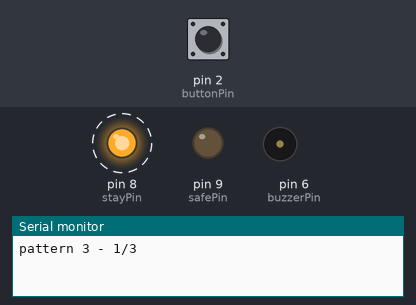
Bench run of a sketch on a simulated Arduino Uno, built with avr-gcc and run on an emulated ATmega328P. Shown: output pins drawn as LEDs (lit = HIGH), buzzer (waves = sounding), the last lines printed to the serial monitor. Dashed ring = blinking. The inputs (shaded band) are chosen by the test bench; at power-on: pin 2 (buttonPin) LOW.

Above: at 1.2 s.
1.3 s: pin 2 (buttonPin) pulled HIGH for 0.15 s
At 1.8 s:
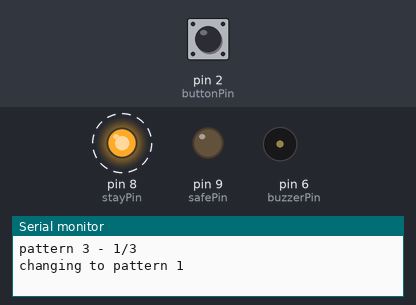
4.4 s: pin 2 (buttonPin) pulled HIGH for 1 s
At 5.8 s:
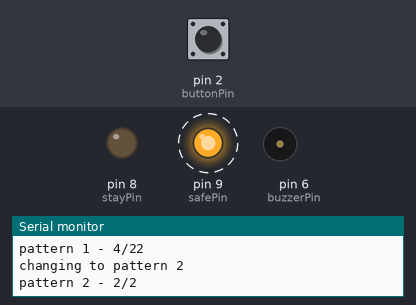
8.4 s: pin 2 (buttonPin) pulled HIGH for 0.15 s
At 9.3 s:
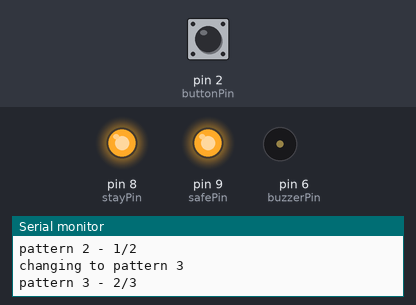
11.5 s: pin 2 (buttonPin) pulled HIGH for 3.2 s
At 12.8 s:
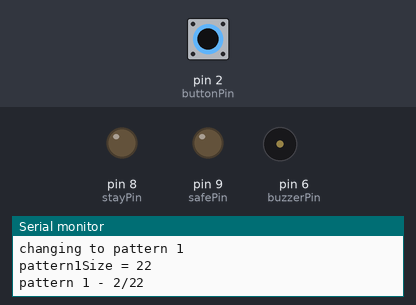
17.5 s: pin 2 (buttonPin) pulled HIGH for 0.15 s
At 18.7 s:
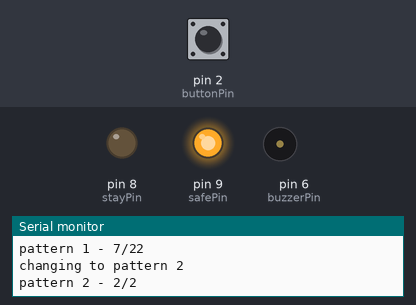
Timing chart, 0 to 21.5 s (numbered marks = the images above; inputs shaded):
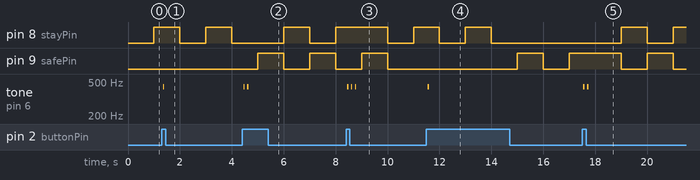

Measured:
- after the input at 1.3 s, pin 9 (safePin): stays LOW (without the input it goes to HIGH after 0.70 s); tone on pin 6 (buzzerPin): silent → 440 Hz after 0.05 s, → silent 0.05 s later
- after the input at 4.4 s, pin 8 (stayPin): LOW → HIGH after 1.6 s, → LOW 1.0 s later, → HIGH 1.0 s later; tone on pin 6 (buzzerPin): alternates 440 Hz for 0.05 s and silent for 0.10 s, 4 changes in all, then stays silent, starting after 0.05 s
- after the input at 8.4 s, pin 9 (safePin): goes on until 10.0 s, then stays LOW; tone on pin 6 (buzzerPin): alternates 440 Hz for 0.05 s and silent for 0.10 s, 6 changes in all, then stays silent, starting after 0.05 s
- after the input at 11.5 s, tone on pin 6 (buzzerPin): silent → 440 Hz after 0.05 s, → silent 0.05 s later
- after the input at 17.5 s, tone on pin 6 (buzzerPin): alternates 440 Hz for 0.05 s and silent for 0.10 s, 4 changes in all, then stays silent, starting after 0.05 s

The sketch:

stay-safe.ino
```cpp
// (licence header left out)
// constants won't change. They're used here to set pin numbers:
const int buttonPin = 2;     // the number of the pushbutton pin
const int buzzerPin = 6;     // the current mode will be signalled on the buzzer
const int stayPin =  8;      // the number of the LED pin
const int safePin =  9;      // the number of the LED pin

int mode = 3; // there are 2 operating mode. pushing button toggles between them
int counter = 0; // to keep track of where in the pattern we are

// Generally, you should use "unsigned long" for variables that hold time
// The value will quickly become too large for an int to store
unsigned long previousMillis = 0;        // will store last time LED was updated
unsigned long buttonMillis = 0;        // will store last time button was pushed

// constants won't change:
const long interval = 1000;           // interval at which to blink (milliseconds)

// the following variables are unsigned longs because the time, measured in
// milliseconds, will quickly become a bigger number than can be stored in an int.
unsigned long volatile lastDebounceTime = 0;  // the last time the output pin was toggled
const unsigned long debounceDelay = 50;    // the debounce time; increase if the output flickers

const unsigned long buzzerDuration = 50;    // the debounce time; increase if the output flickers
const unsigned long buzzerDelay = 100;    // the debounce time; increase if the output flickers

const bool pattern1[][2] = {
  {HIGH, LOW},
  {LOW, LOW},
  {HIGH, LOW},
  {LOW, LOW},
  {LOW, HIGH},
  {LOW, LOW},
  {LOW, HIGH},
  {LOW, LOW},
  {HIGH, LOW},
  {HIGH, HIGH},
  {LOW, LOW},
  {HIGH, LOW},
  {HIGH, HIGH},
  {LOW, LOW},
  {HIGH, HIGH},
  {LOW, LOW},
  {HIGH, HIGH},
  {LOW, LOW},
  {HIGH, HIGH},
  {LOW, LOW},
  {HIGH, HIGH},
  {LOW, LOW},
};

const bool pattern2[][2] = {
  {HIGH,LOW},
  {LOW,HIGH}
};

const bool pattern3[][2] = {
  {HIGH,LOW},
  {HIGH,HIGH},
  {LOW,LOW}
};

void setup() {

  Serial.begin(9600);
  while (!Serial) {
    ; // wait for serial port to connect. Needed for native USB port only
  }


  pinMode(buttonPin, INPUT);
  pinMode(stayPin, OUTPUT);
  pinMode(safePin, OUTPUT);
  attachInterrupt(0, pin_ISR, RISING);
}

void loop() {
 // here is where you'd put code that needs to be running all the time.

  // check to see if it's time to blink the LED; that is, if the difference
  // between the current time and last time you blinked the LED is bigger than
  // the interval at which you want to blink the LED.
  unsigned long currentMillis = millis();

  if (lastDebounceTime) {
    if ((currentMillis - lastDebounceTime) > debounceDelay) {
      lastDebounceTime = 0;
      counter = 1;
      mode++;
      if (mode > 3) {
        mode = 1;
      }
      for (int i=0; i<mode; i++) {
        tone(6,440);
        delay(buzzerDuration);
        noTone(6);
        delay(buzzerDelay);
      }
      Serial.print("changing to pattern ");
      Serial.println(mode);
    }
  }


  if (currentMillis - previousMillis >= interval) {
    // save the last time you blinked the LED
    previousMillis = currentMillis;

    if (mode == 1) {
        int pattern1Size = sizeof(pattern1) / sizeof(pattern1[0]);
        Serial.print("pattern1Size = ");
        Serial.println(pattern1Size);
        counter++;
        if (counter > pattern1Size) {
          counter = 1;
        }
        Serial.print("pattern ");
        Serial.print(mode);
        Serial.print(" - ");
        Serial.print(counter);
        Serial.print('/');
        Serial.println(pattern1Size);
        digitalWrite(stayPin, pattern1[counter-1][0]);
        digitalWrite(safePin, pattern1[counter-1][1]);
    } else if (mode == 2) {
        int pattern2Size = sizeof(pattern2) / sizeof(pattern2[0]);
        counter++;
        if (counter > pattern2Size) {
          counter = 1;
        }
        Serial.print("pattern ");
        Serial.print(mode);
        Serial.print(" - ");
        Serial.print(counter);
        Serial.print('/');
        Serial.println(pattern2Size);
        digitalWrite(stayPin, pattern2[counter-1][0]);
        digitalWrite(safePin, pattern2[counter-1][1]);
    } else if (mode == 3) {
        int pattern3Size = sizeof(pattern3) / sizeof(pattern3[0]);
        counter++;
        if (counter > pattern3Size) {
          counter = 1;
        }
        Serial.print("pattern ");
        Serial.print(mode);
        Serial.print(" - ");
        Serial.print(counter);
        Serial.print('/');
        Serial.println(pattern3Size);
        digitalWrite(stayPin, pattern3[counter-1][0]);
        digitalWrite(safePin, pattern3[counter-1][1]);
    }


  }

}

void pin_ISR() {
  lastDebounceTime = millis();
}
```
